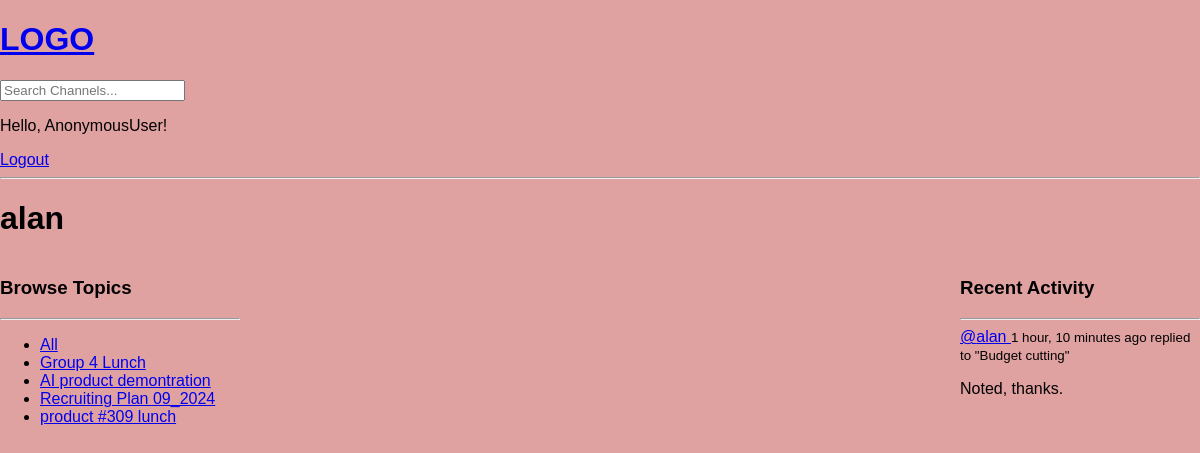
The app's page /profile/7/, older data.
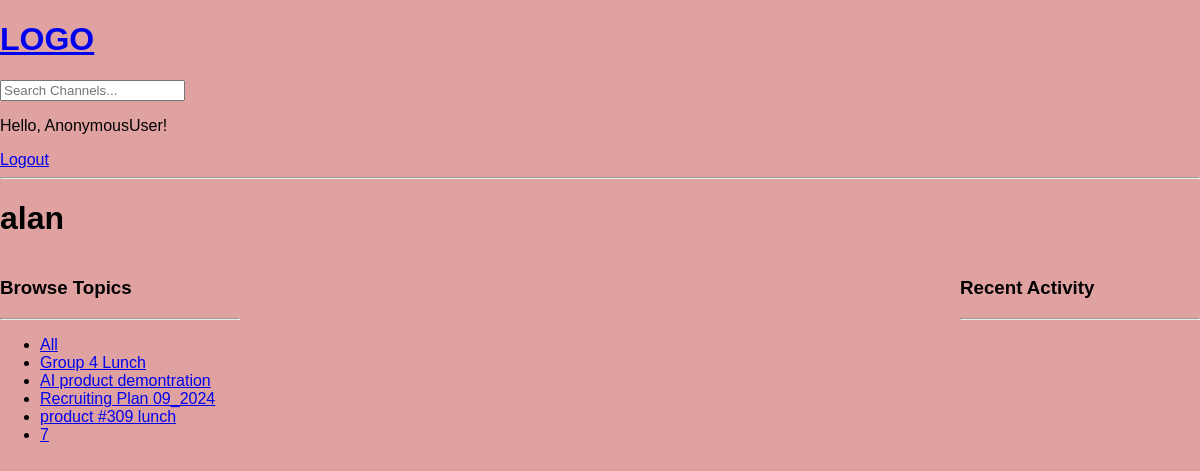
The same page, newer data.
### core/models.py (models this page shows, shortened)
class Topic(models.Model):
    name = models.CharField(max_length=160)

class Message(models.Model):
    user = models.ForeignKey('auth.User', on_delete=models.CASCADE)
    channel = models.ForeignKey(Channel, on_delete=models.CASCADE)
    body = models.TextField()
    updated = models.DateTimeField(auto_now=True)
    created = models.DateTimeField(auto_now_add=True)
    class Meta:
        ordering = ['-updated', '-created']
    def __str__(self):
        return self.body[:50]

class Channel(models.Model):
    host = models.ForeignKey(User, on_delete=models.CASCADE, null=True)
    topic = models.ForeignKey(Topic, on_delete=models.SET_NULL, null=True)
    name = models.CharField(max_length=160)
    description = models.TextField(blank=True, null=True)
    participants = models.ManyToManyField(
        User, related_name='participants', blank=True)
    updated = models.DateTimeField(auto_now=True)
    created = models.DateTimeField(auto_now_add=True)
    class Meta:
        ordering = ['-updated', '-created']

### core/views.py (the view)
# urls.py: path('profile/<str:pk>/', views.userProfile, name='user-profile'),
def userProfile(request, pk):
    user = User.objects.get(id=pk)
    channels = user.channel_set.all()
    channel_messages = user.message_set.all()
    topics = Topic.objects.all()
    context = {'user': user, 'channels': channels,
               'channel_messages': channel_messages, 'topics': topics}
    return render(request, 'core/profile.html', context)

### core/templates/core/profile.html (shortened to what this page needs)
{% extends 'main.html' %}
{% block content %}
<h1>{{ user.username }}</h1>
<div class="profile-container">
    <div>
        {% include 'core/topic_component.html' %}
    </div>
    <div>
    </div>
    <div>
        {% include 'core/activity_component.html' %}
    </div>
</div>
{% endblock content %}

### core/templates/core/topic_component.html
<h3>Browse Topics</h3>
<hr>
<ul>
    <li>
        <a href="{% url 'home' %}">All</a>
    </li>
    {% for topic in topics %}
    <li>
        <a href="{% url 'home' %}?q={{topic.name}}">{{topic.name}}</a>
    </li>
    {% endfor %}

### core/templates/core/activity_component.html (shortened to what this page needs)
<h3> Recent Activity</h3>
<hr>
{% for message in channel_messages %}
<div>
    <a href="{% url 'user-profile' message.user.id %}">
        @{{ message.user.username }}
    </a>
    <small> {{ message.created | timesince }} ago </small>
    <small>replied to "{{ message.channel.name }}"</small>
    <p>{{ message }}</p>
</div>
{% endfor %}

Row changes from the older to the newer data that the page shows:
removed Message: user.username "alan", created "1 hour, 10 minutes", channel.name "Budget cutting", body "Noted, thanks."
added Topic: name "7"
